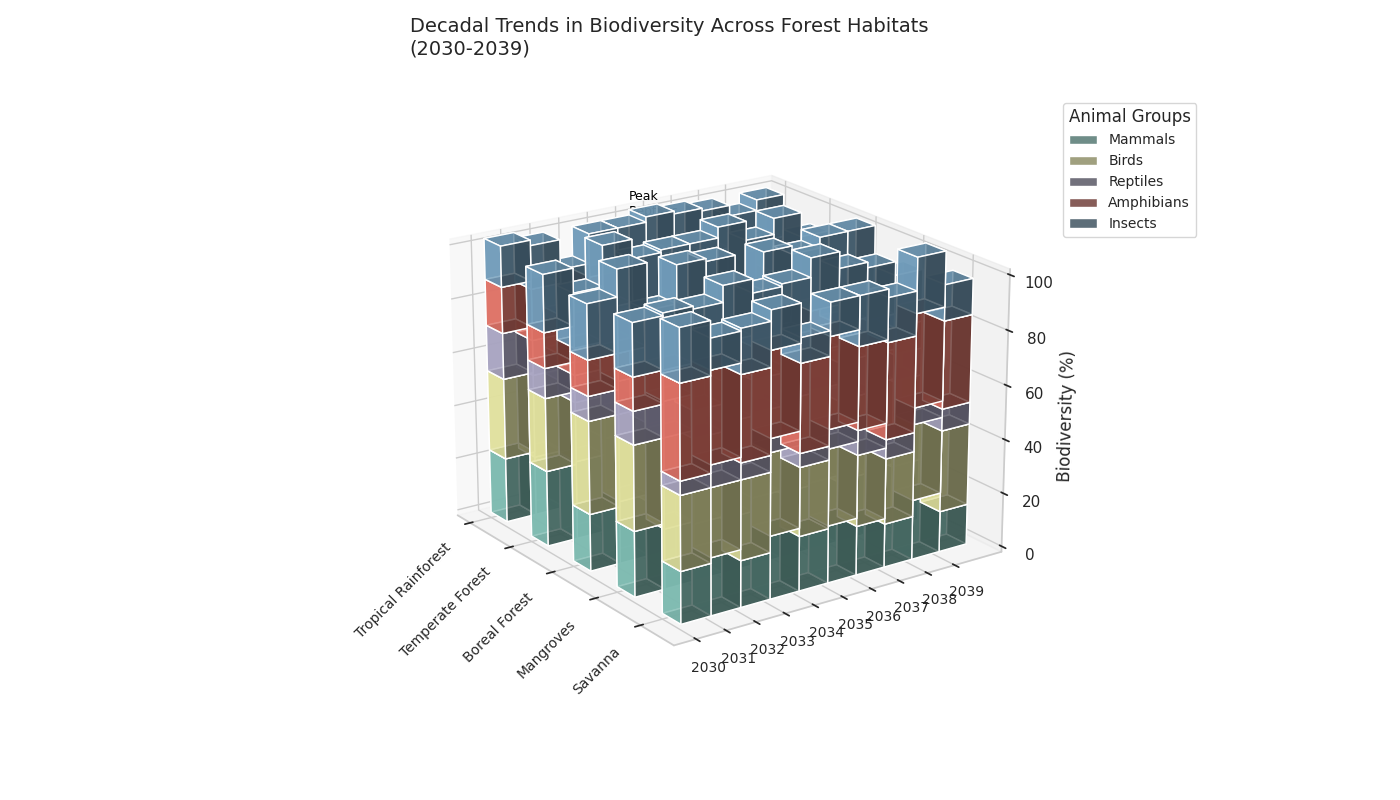

Write Python code to recreate this figure.
import numpy as np
import matplotlib.pyplot as plt
from mpl_toolkits.mplot3d import Axes3D
from matplotlib import cm

habitats = ["Tropical Rainforest", "Temperate Forest", "Boreal Forest", "Mangroves", "Savanna"]
years = np.arange(2030, 2040)

# Shuffle the original data for each animal group per habitat
mammals = np.array([
    [24, 22, 21, 30, 28, 27, 26, 25, 24, 23],
    [28, 29, 35, 29, 32, 31, 30, 34, 33, 32],
    [21, 23, 20, 24, 21, 25, 20, 22, 24, 22],
    [24, 22, 21, 20, 25, 24, 25, 23, 24, 23],
    [19, 21, 17, 23, 20, 21, 18, 16, 22, 15]
])

birds = np.array([
    [30, 31, 27, 25, 28, 30, 26, 29, 28, 32],
    [27, 22, 21, 20, 23, 24, 26, 21, 25, 20],
    [34, 32, 29, 35, 31, 28, 30, 32, 29, 33],
    [31, 33, 31, 35, 31, 34, 34, 30, 32, 32],
    [27, 25, 29, 30, 25, 28, 26, 24, 28, 30]
])

reptiles = np.array([
    [17, 13, 10, 16, 14, 15, 15, 11, 12, 13],
    [11, 10, 14, 13, 10, 12, 15, 11, 11, 10],
    [9, 12, 5, 13, 8, 6, 10, 11, 7, 10],
    [12, 13, 10, 15, 12, 13, 14, 14, 11, 10],
    [5, 8, 6, 5, 5, 7, 9, 7, 6, 8]
])

amphibians = np.array([
    [17, 19, 15, 14, 16, 16, 19, 20, 18, 17],
    [13, 10, 13, 15, 14, 12, 11, 10, 14, 11],
    [13, 10, 12, 10, 15, 11, 13, 11, 16, 14],
    [12, 11, 16, 14, 12, 10, 15, 14, 13, 10],
    [34, 33, 31, 31, 32, 33, 30, 35, 34, 32]
])

insects = np.array([
    [15, 16, 17, 16, 15, 15, 16, 16, 15, 16],
    [21, 20, 23, 22, 21, 21, 22, 21, 20, 21],
    [20, 30, 24, 22, 28, 18, 29, 23, 27, 24],
    [19, 20, 20, 20, 19, 19, 19, 20, 19, 19],
    [19, 11, 16, 14, 9, 12, 18, 16, 20, 13]
])

fig = plt.figure(figsize=(14, 8))
ax = fig.add_subplot(111, projection='3d')

x_ticks = np.arange(len(habitats))
ax.set_xticks(x_ticks)
ax.set_xticklabels(habitats, rotation=45, ha='right', fontsize=10)

y_ticks = np.arange(len(years))
ax.set_yticks(y_ticks)
ax.set_yticklabels(years, fontsize=10)

ax.set_zlim(0, 100)
ax.set_zlabel('Biodiversity (%)', fontsize=12)

cmap = cm.get_cmap('Set3')
colors = [cmap(i) for i in range(len(habitats))]
bar_width = 0.4

species_data = [mammals, birds, reptiles, amphibians, insects]
species_names = ['Mammals', 'Birds', 'Reptiles', 'Amphibians', 'Insects']

for j, habitat in enumerate(habitats):
    bottom = np.zeros_like(years)
    for i, species in enumerate(species_data):
        x_pos = np.ones_like(years) * x_ticks[j]
        y_pos = years - years[0]
        z_pos = bottom
        dz = species[j]
        
        ax.bar3d(x_pos, y_pos, z_pos, bar_width, 1, dz, color=colors[i], alpha=0.8, label=species_names[i] if j == 0 else "")
        bottom += dz

ax.text(x_ticks[0], years[5] - years[0], bottom[5], 'Peak\nReptiles', color='black', fontsize=9)

plt.title("Decadal Trends in Biodiversity Across Forest Habitats\n(2030-2039)", fontsize=14, pad=30, loc='left')
ax.legend(loc='upper left', bbox_to_anchor=(1.05, 1), title='Animal Groups', fontsize=10)

ax.view_init(elev=20., azim=-35)

plt.tight_layout()

plt.show()
